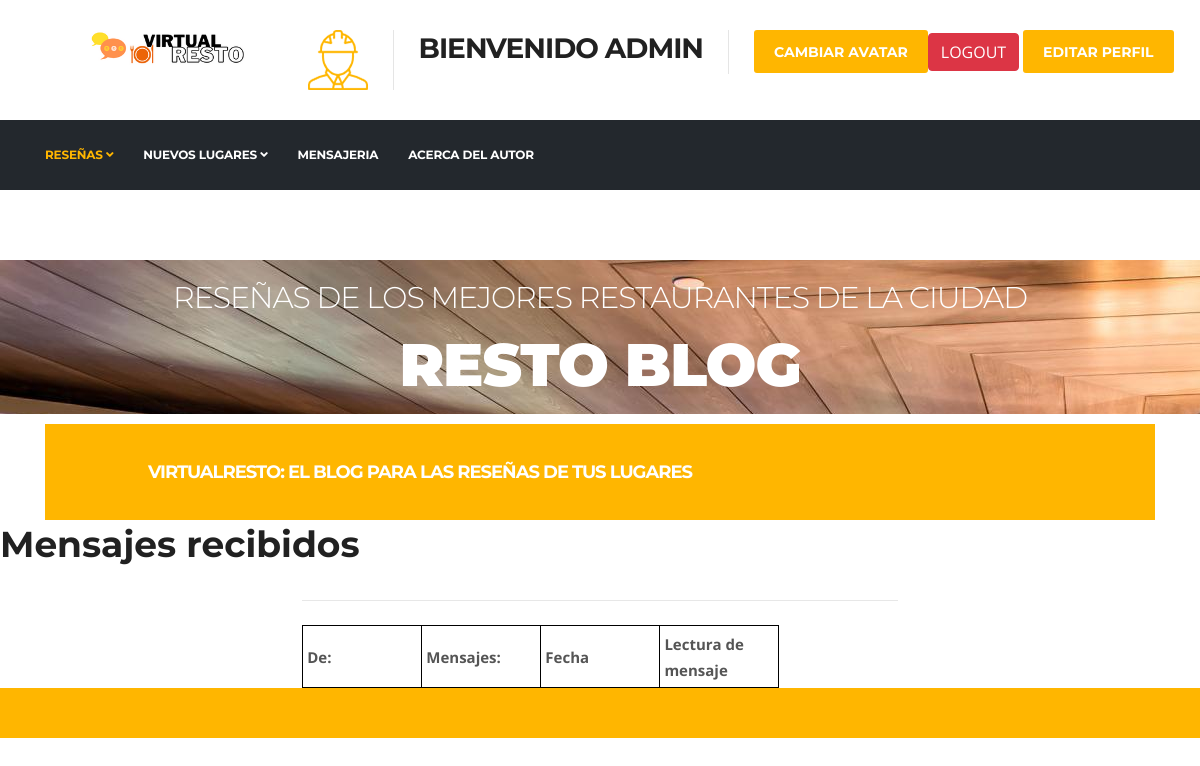
Before: /mensajes/leerMensaje (signed in) with the older database file.
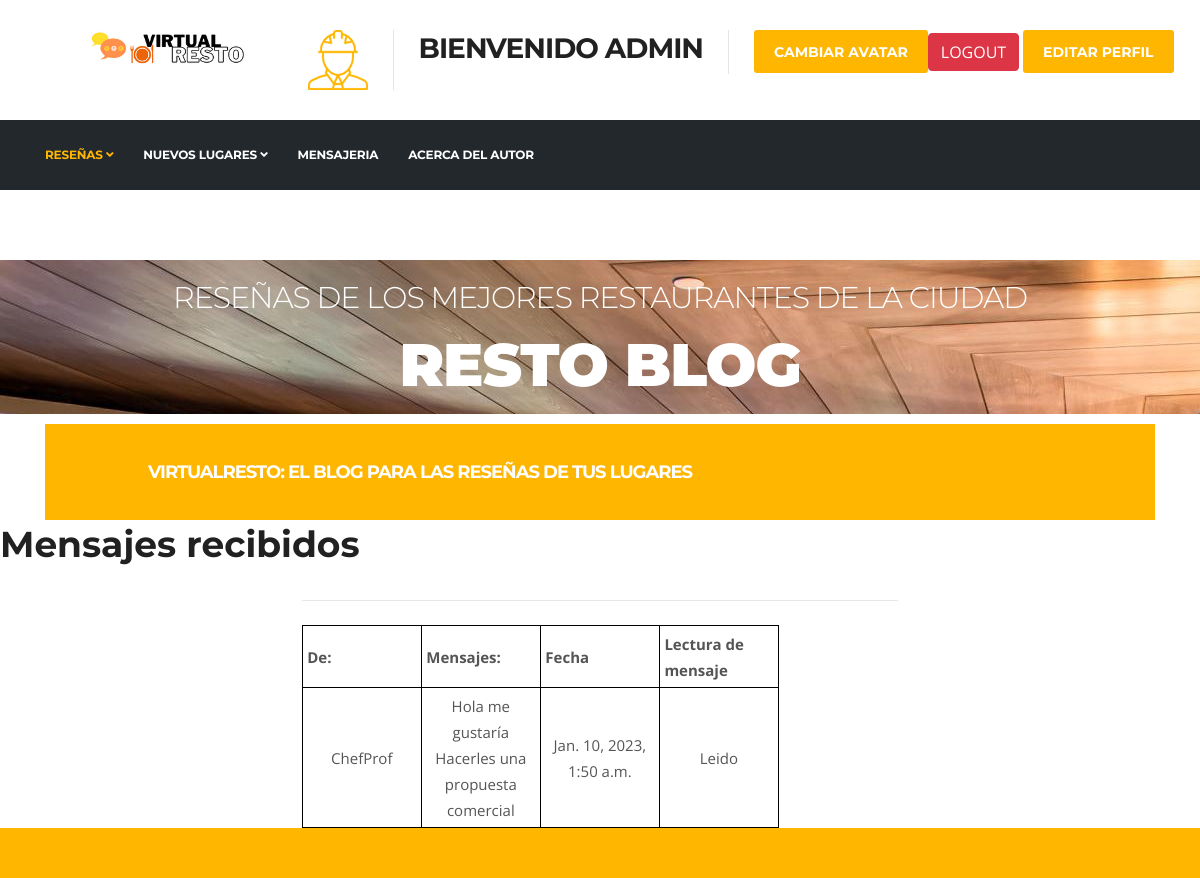
After: the same page with the newer database file.
### mensajeria/models.py (models this page shows, shortened)
class Mensaje(models.Model):
    enviar = models.ForeignKey(User, on_delete=models.CASCADE, related_name='sender')
    recibir = models.ForeignKey(User, on_delete=models.CASCADE, related_name='receiver')
    mensaje = models.TextField(max_length=5000)
    a_quehora = models.DateTimeField(auto_now_add=True)
    leido = models.BooleanField(default=False)

### mensajeria/views.py (the view)
# urls.py: path("leerMensaje", leerMensaje , name = "leerMensaje"),
@login_required
def leerMensaje(request):
    usuario = request.user
    herram = Mensaje.objects.filter(recibir = usuario)
    for mensaje in herram:
        mensaje.leido = True
        mensaje.save()
    return render(request, "leerMensaje.html", {"mensajes": herram, "imagen": getAvatar(request)})

### Blogs/views.py (called while the page is built)
def getAvatar(request):
   if request.user.is_authenticated:
    lista=userAvatar.objects.filter(user=request.user)
    if len(lista)!=0:
        imagen=lista[0].imagen.url
    else:
        imagen="/media/avatares/defaultAvatar.png"
    return imagen

### mensajeria/templates/leerMensaje.html (shortened to what this page needs)
{% extends 'index.html' %}
{% load static %}
{% block container %}
<h1>Mensajes recibidos</h1>
<div class="container px-4 px-lg-5">
    <div class="row gx-4 gx-lg-5 justify-content-center">
        <div class="col-md-10 col-lg-8 col-xl-7">
            <hr class="my-4" />
            <div class="post-preview">
                <table style="width: 80%;" >
                    <tr>
                        <th style="border: 1px solid #000; width: 25%; padding: 0.3em;">De:</th>
                        <th style="border: 1px solid #000; width: 25%; padding: 0.3em;">Mensajes:</th>
                        <th style="border: 1px solid #000; width: 25%; padding: 0.3em;">Fecha</th>
                        <th style="border: 1px solid #000; width: 25%; padding: 0.3em;">Lectura de mensaje</th>
                    </tr>
                    {% for indice in mensajes %}
                    <tr>
                        <td style="text-align: center; border: 1px solid #000; width: 25%; border-spacing: 0; padding: 0.3em;">{{ indice.enviar }}</td>
                        <td style="text-align: center; border: 1px solid #000; width: 25%; border-spacing: 0; padding: 0.3em;">{{ indice.mensaje }}</td>
                        <td style="text-align: center; border: 1px solid #000; width: 25%; border-spacing: 0; padding: 0.3em;">{{ indice.a_quehora }}</td>
                        <td style="text-align: center; border: 1px solid #000; width: 25%; border-spacing: 0; padding: 0.3em;">
                            {% if indice.leido  %}
                            {{ "Leido" }}
                            {% else %}
                            {{ "Mensaje no leido" }}
                            {% endif %}
                           </td>
                        {% endfor %}
                    </tr>
                </table>
            </div>
        </div>
    </div>
</div>
{% endblock  %}

Changed rows visible on the page:
added Mensaje: enviar "ChefProf", mensaje "Hola me gustaría Hacerles una propuesta comercial", a_quehora "Jan. 10, 2023, 1:50 a.m.", value "Leido"
